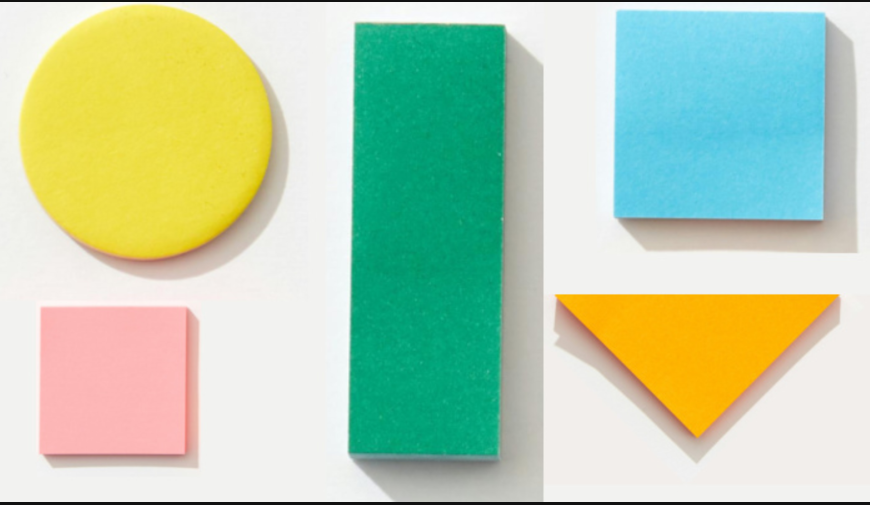
#> input picture contours/image.png, 870 x 505 px
$ jupyter execute main.ipynb
#> lines starting #> are read from the running program, lines starting #| are printed output that depends on the picture; after the words box and inside, x2 and y2 are one past the last pixel; in counts of white or black regions, pixels touching at a corner belong together
[cell 1]
import cv2
import matplotlib.pyplot as plt

[cell 2]
image_bgr = cv2.imread("./image.png")
#> image_bgr is the input picture: shape (505, 870, 3); mean B, G, R 175.5, 207.4, 184.3
image_rgb = cv2.cvtColor(image_bgr , cv2.COLOR_BGR2RGB)
image_gray = cv2.cvtColor(image_bgr , cv2.COLOR_BGR2GRAY)
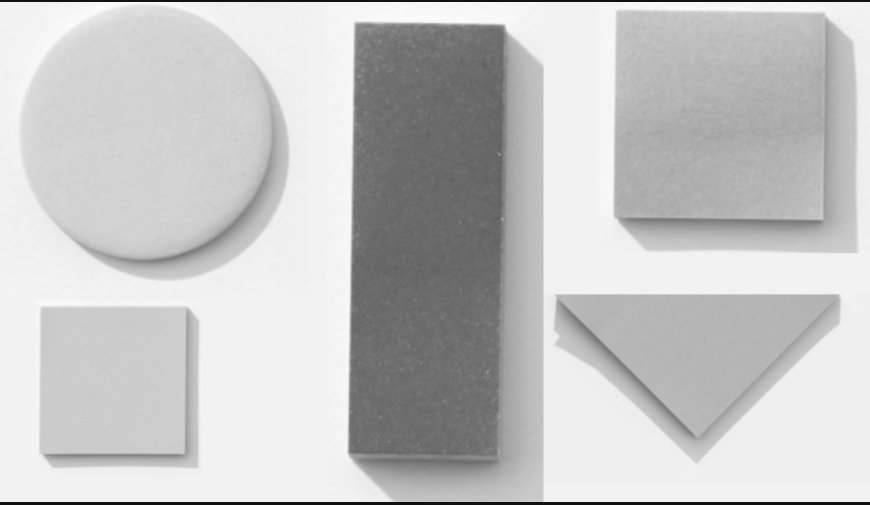
#> image_gray: shape (505, 870); min 17, max 252, mean 196.9

[cell 3]
plt.imshow(image_gray , cmap="gray")

[cell 4]
gray = cv2.Canny(image_gray , 30 , 150)
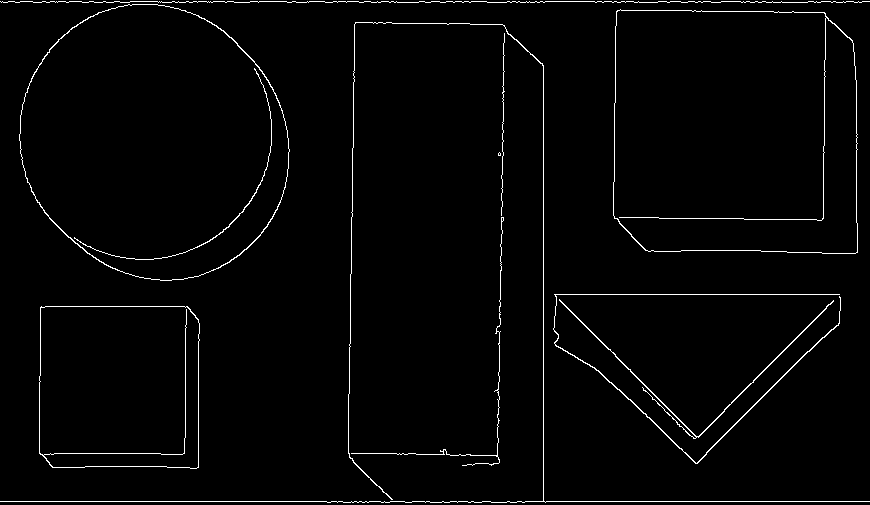
#> gray: shape (505, 870); 2% white in thin lines or dots
plt.imshow(gray , cmap="gray")

[cell 5]
contours  , hiearchy = cv2.findContours(gray, cv2.RETR_LIST , cv2.CHAIN_APPROX_SIMPLE)
#> contours = 16 contours, 5 with area under 20; largest, box (x1, y1, x2, y2) and area: (19, 4, 290, 281) 57516, (19, 4, 290, 281) 57276, (613, 9, 858, 254) 56907, (613, 9, 858, 254) 56849, (39, 306, 200, 469) 25290; hiearchy = 16 rows, first 6: [1, -1, -1, -1], [2, 0, -1, -1], [3, 1, -1, -1], [4, 2, -1, -1], [5, 3, -1, -1], [6, 4, -1, -1]

[cell 6]
contour_image = image_bgr.copy()
finalimage = cv2.drawContours(contour_image  ,contours , -1 , (0,255,0) , 5)
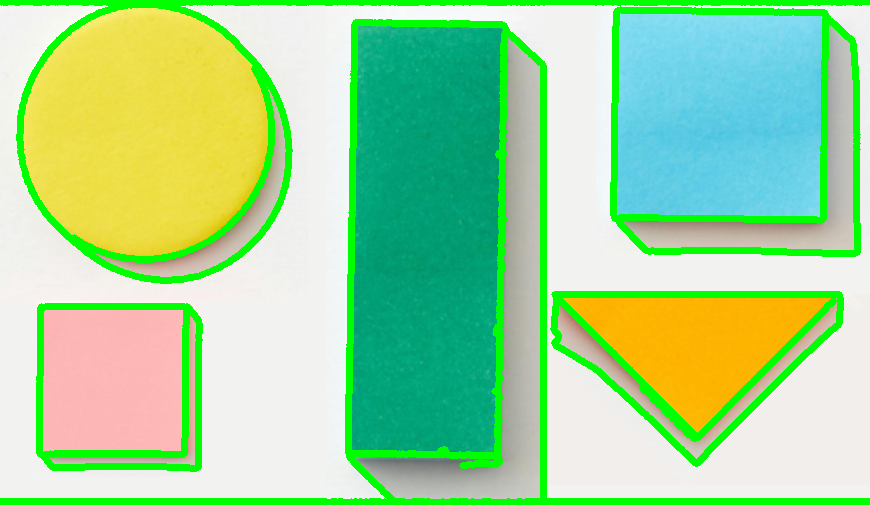
#> finalimage: shape (505, 870, 3); mean B, G, R 154.6, 215.6, 161.2
plt.imshow(finalimage)

[cell 7]
retval, binary = cv2.threshold(image_gray, 200, 255, cv2.THRESH_BINARY)
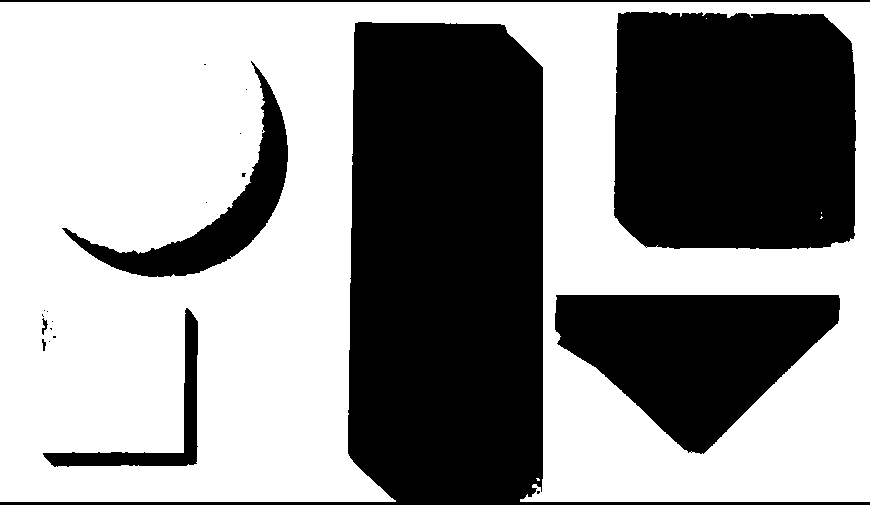
#> binary: shape (505, 870); 56.8% white; 21 black regions (13 under 20 px)
contours, hierarchy = cv2.findContours(binary, cv2.RETR_LIST, cv2.CHAIN_APPROX_SIMPLE)
#> contours = 28 contours, 21 with area under 20; largest, box (x1, y1, x2, y2) and area: (0, 2, 870, 502) 343430, (613, 11, 857, 250) 55426, (554, 294, 841, 455) 28232, (61, 60, 289, 278) 9552, (42, 307, 199, 468) 4034, (41, 317, 49, 336) 68, (41, 338, 47, 352) 42
contour_image_v2 = image_bgr.copy()
finalimagev2 = cv2.drawContours(contour_image_v2 , contours , -1 , (0,255,0) ,  5)
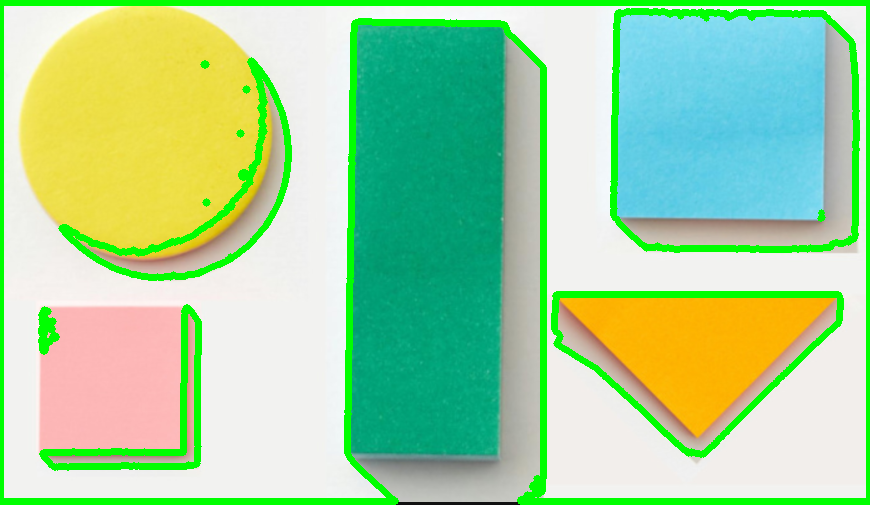
#> finalimagev2: shape (505, 870, 3); mean B, G, R 157.3, 212.9, 164
plt.imshow(finalimagev2)

[cell 8]
# in range ile  belli başlı renkleri spesifikleştirerek sadece onlar üzerinde işlem yapabiliyoruz mesela yeşile özel boundariesler belirleyip sadece onları tespit edebiliyoruz mesela

[cell 9]
import cv2
import numpy as np
import matplotlib.pyplot as plt

# 1. Görüntüyü HSV'ye çevir
hsv = cv2.cvtColor(image_bgr, cv2.COLOR_BGR2HSV)
#> hsv: shape (505, 870, 3); mean H, S, V 42.5, 91.8, 220.3

# 2. Yeşil için alt ve üst sınırlar (HSV)
lower_green = np.array([35, 40, 40], dtype=np.uint8)   # alt sınır (açık yeşil)
upper_green = np.array([85, 255, 255], dtype=np.uint8) # üst sınır (koyu yeşil)

# 3. Maske oluştur (sadece yeşil tonlar beyaz, geri kalan siyah)
mask = cv2.inRange(hsv, lower_green, upper_green)
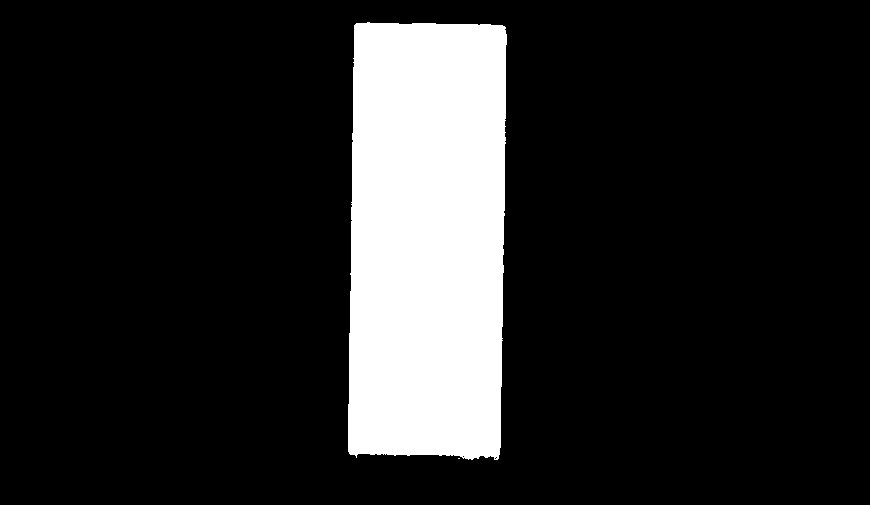
#> mask: shape (505, 870); 15% white; 2 white regions (1 under 20 px)

# 4. Contour bul
contours, hierarchy = cv2.findContours(mask, cv2.RETR_LIST, cv2.CHAIN_APPROX_SIMPLE)
#> contours = 5 contours, 4 with area under 20; largest, box (x1, y1, x2, y2) and area: (348, 22, 507, 460) 65444

# 5. Çizim
contour_image_v2 = image_bgr.copy()
finalimagev2 = cv2.drawContours(contour_image_v2, contours, -1, (0,255,0), 5)
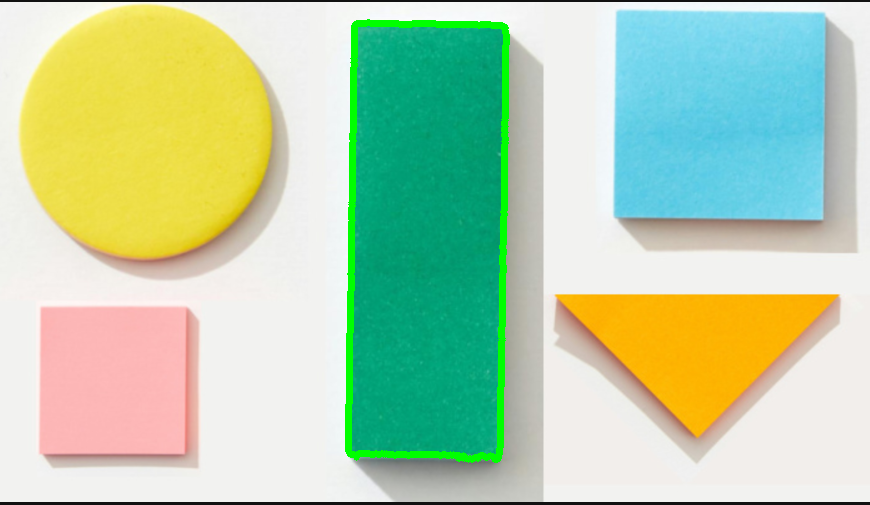
#> finalimagev2: shape (505, 870, 3); mean B, G, R 172.6, 208.8, 182.1

# 6. Görselleştir
plt.imshow(cv2.cvtColor(finalimagev2, cv2.COLOR_BGR2RGB))
plt.axis("off")
plt.show()

[cell 10]
plt.imshow(mask)

[cell 11]
import cv2
import matplotlib.pyplot as plt

# 1. Görüntüyü griye çevir
gray = cv2.cvtColor(image_bgr, cv2.COLOR_BGR2GRAY)

# 2. Threshold uygula (binary görüntü)
retval, binary = cv2.threshold(gray, 200, 255, cv2.THRESH_BINARY)

# 3. Contour bul
contours, hierarchy = cv2.findContours(binary, cv2.RETR_LIST, cv2.CHAIN_APPROX_SIMPLE)
#> contours = 28 contours, 21 with area under 20; largest, box (x1, y1, x2, y2) and area: (0, 2, 870, 502) 343430, (613, 11, 857, 250) 55426, (554, 294, 841, 455) 28232, (61, 60, 289, 278) 9552, (42, 307, 199, 468) 4034, (41, 317, 49, 336) 68, (41, 338, 47, 352) 42

print("Bulunan contour sayısı:", len(contours))
#| Bulunan contour sayısı: 28

# 4. Çizim için kopya al
contour_image = image_bgr.copy()

# 5. Kutuları çiz
for contour in contours:
    x, y, w, h = cv2.boundingRect(contour)
    if w > 10 and h > 10:   # küçük kutuları filtrele
        cv2.rectangle(contour_image, (x, y), (x+w, y+h), (0,255,255), 2)
#> this loop made 28 passes
#> (x, y, w, h) on passes 1, 2, 5, 6, 7, 9, 11, 14, 15, 17, 20, 22: (536, 490, 5, 5), (536, 478, 4, 3), (41, 338, 6, 14), (52, 335, 5, 4), (49, 327, 4, 4), (41, 317, 8, 19), (41, 313, 3, 4), (42, 307, 157, 161), (554, 294, 287, 161), (820, 216, 3, 3), (241, 172, 6, 6), (261, 129, 3, 4)
#> (contour, x, y, w, h) on passes 3, 4, 8, 10, 12, 13: ([[690, 452], [691, 451], [692, 452], [691, 453]], 690, 451, 3, 3), ([[48, 341], [49, 340], [50, 341], [49, 342]], 48, 340, 3, 3), ([[51, 321], [52, 320], [53, 321], [52, 322]], 51, 320, 3, 3), ([[42, 316], [43, 315], [44, 316], [43, 317]], 42, 315, 3, 3), ([[46, 311], [47, 310], [48, 311], [47, 312]], 46, 310, 3, 3), ([[43, 310], [44, 309], [45, 310], [44, 311]], 43, 309, 3, 3)
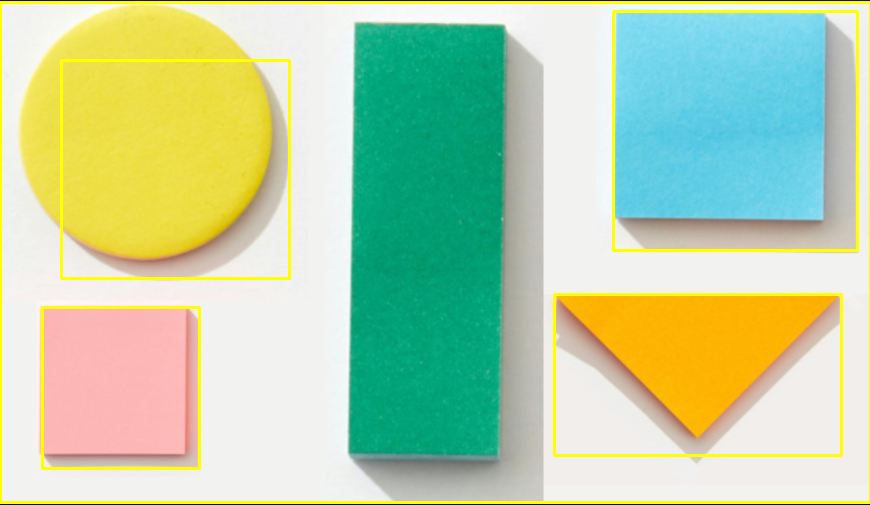
#> contour_image: shape (505, 870, 3); 3.84% of pixels changed, all inside (x1, y1, x2, y2) = (0, 1, 870, 504)

# 6. Görselleştir (BGR -> RGB çevir)
plt.imshow(cv2.cvtColor(contour_image, cv2.COLOR_BGR2RGB))
plt.axis("off")
plt.show()
